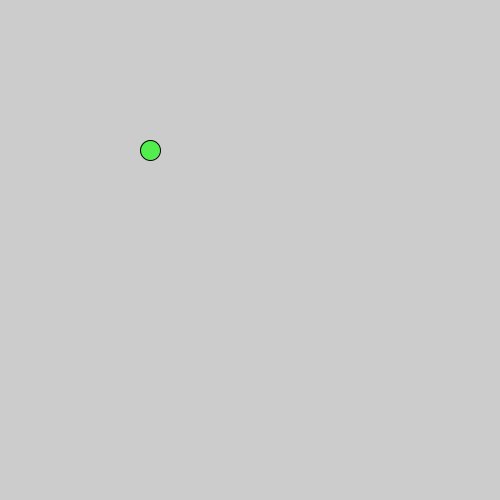
Frame 1 (no input)
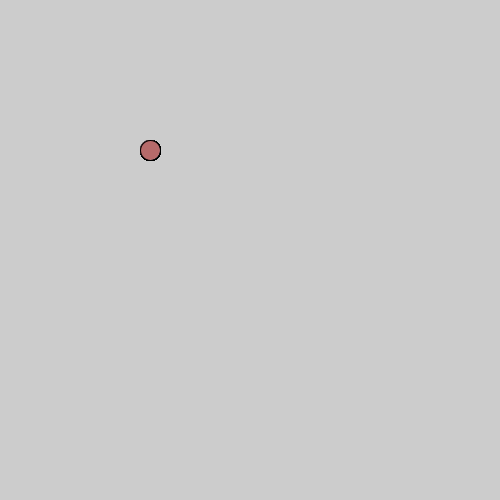
Frame 60 (the mouse pressed at the canvas centre just before this capture)
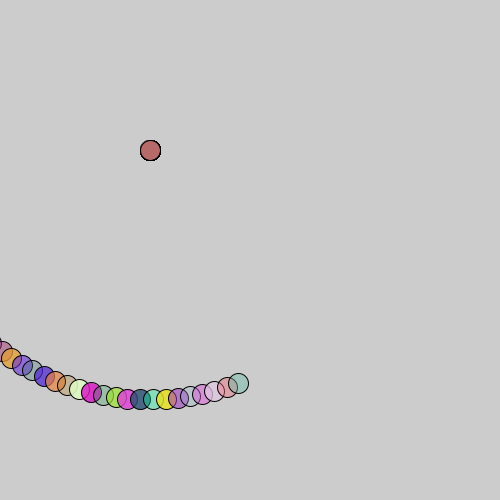
Frame 120 (the mouse held since frame 60 and released just before this capture)

The Processing sketch that drew these frames (run headless with seeded random() and noise(); from frame 60 on, the mouse is pressed at the canvas centre):

// Processing sketch: processing_36890
// ── processing_36890.pde

float xPos;
float yPos;

void setup(){
 size (500,500);
 xPos =  width/2;
 yPos = height/2;
}
 
 void draw (){
  // background (127);
  smooth ();
  
  float col = random(0, 50);
  float rred = random(0, 255);
  float rgreen = random(0, 255);
  float rblue = random(0, 255);
  float opac= random (50, 255);
  
  float centerX = 150;
  float amplitude = mouseX;
  float period = 0.003;
  
    xPos= centerX + amplitude*sin(millis()*period) ;
    yPos = centerX + amplitude* cos(millis()*period);
    
    fill (rred, rgreen, rblue, opac);
    ellipse (xPos, yPos, 20, 20);
    
   
 }
                
                
